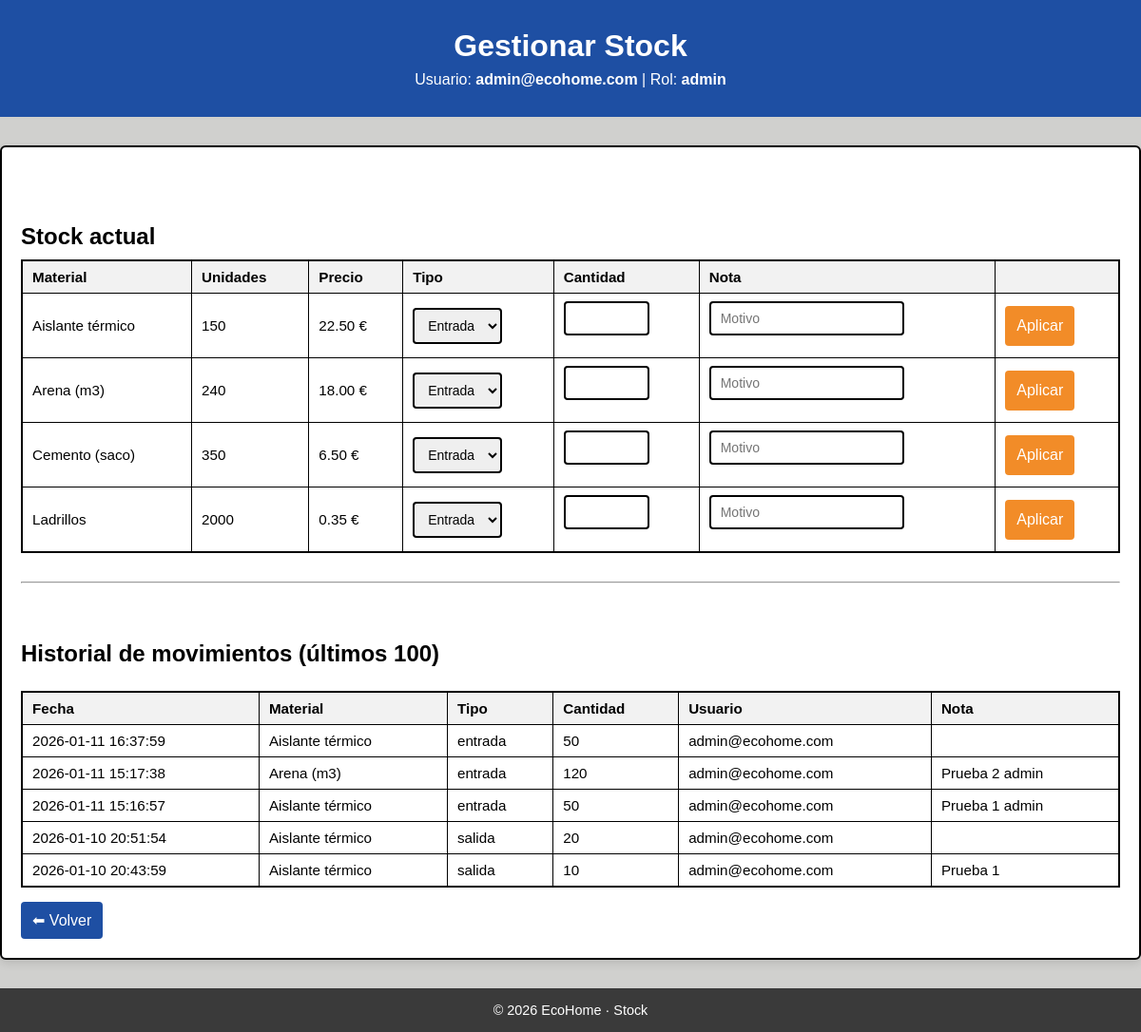
Page /stock.php (signed in) on the committed database.
### tables this page shows
CREATE TABLE materiales (
  id INTEGER PRIMARY KEY AUTOINCREMENT,
  nombre TEXT NOT NULL UNIQUE,
  unidades INTEGER NOT NULL DEFAULT 0 CHECK (unidades >= 0),
  precio_unitario REAL NOT NULL DEFAULT 0 CHECK (precio_unitario >= 0),
  activo INTEGER NOT NULL DEFAULT 1 CHECK (activo IN (0,1))
);

CREATE TABLE stock_movimientos (
    id INTEGER PRIMARY KEY AUTOINCREMENT,
    material_id INTEGER NOT NULL,
    trabajador_id INTEGER NOT NULL,
    tipo TEXT NOT NULL CHECK (tipo IN ('entrada','salida','ajuste')),
    cantidad INTEGER NOT NULL CHECK (cantidad > 0),
    nota TEXT,
    creado_en TEXT NOT NULL DEFAULT (datetime('now')),
    FOREIGN KEY(material_id) REFERENCES materiales(id),
    FOREIGN KEY(trabajador_id) REFERENCES trabajadores(id)
);

CREATE TABLE trabajadores (
    id              INTEGER PRIMARY KEY AUTOINCREMENT,
    nombre          TEXT NOT NULL,
    apellido1       TEXT NOT NULL,
    apellido2       TEXT,
    telefono        TEXT,
    correo          TEXT NOT NULL UNIQUE,
    password_hash   TEXT NOT NULL,
    rol             TEXT NOT NULL
                    CHECK (rol IN ('admin', 'RRHH', 'Directivos', 'Logistica', 'Gestion')),
    creado_en       TEXT NOT NULL DEFAULT (datetime('now')),
    activo          INTEGER NOT NULL DEFAULT 1
                    CHECK (activo IN (0, 1))
);

### stock.php (the view, shortened to what this page needs)
<?php
$user = $_SESSION['user'];
$rol  = $user['rol'] ?? '';
$puedeOperar = true;
$pdo = getPDO();
$materiales = $pdo->query("
    SELECT id, nombre, unidades, precio_unitario
    FROM materiales
    ORDER BY nombre
")->fetchAll();
$sqlHist = "
    SELECT sm.creado_en, sm.tipo, sm.cantidad, sm.nota,
           m.nombre AS material,
           t.correo AS usuario
    FROM stock_movimientos sm
    JOIN materiales m ON m.id = sm.material_id
    JOIN trabajadores t ON t.id = sm.trabajador_id
    ORDER BY sm.creado_en DESC
    LIMIT 100
";
$stHist = $pdo->prepare($sqlHist);
$stHist->execute();
$historial = $stHist->fetchAll();
?>
<!DOCTYPE html>
<html lang="es">
<head>
    <link rel="stylesheet" href="style.css">
</head>
<body>
<header class="header">
    <h1>Gestionar Stock</h1>
    <p>
        Usuario: <strong><?= htmlspecialchars($user['correo']) ?></strong> |
        Rol: <strong><?= htmlspecialchars($rol) ?></strong>
    </p>
</header>
<main class="main">
<section class="dashboard-box" style="max-width:1200px; text-align:left;">
<h2>Stock actual</h2>
<div style="overflow:auto;">
<table class="tabla">
<thead>
<tr>
    <th>Material</th>
    <th>Unidades</th>
    <th>Precio</th>
    <?php if ($puedeOperar): ?>
        <th>Tipo</th><th>Cantidad</th><th>Nota</th><th></th>
    <?php endif; ?>
</tr>
</thead>
<tbody>
<?php foreach ($materiales as $m): ?>
<tr>
<td><?= htmlspecialchars($m['nombre']) ?></td>
<td><?= (int)$m['unidades'] ?></td>
<td><?= number_format((float)$m['precio_unitario'],2) ?> €</td>
<?php if ($puedeOperar): ?>
<form method="POST">
<td>
    <select name="tipo">
        <option value="entrada">Entrada</option>
    </select>
</td>
<td><input type="number" name="cantidad" min="1" required style="width:90px;"></td>
<td><input type="text" name="nota" placeholder="Motivo"></td>
<td><button>Aplicar</button></td>
</form>
<?php endif; ?>
</tr>
<?php endforeach; ?>
</tbody>
</table>
</div>
<hr style="margin:30px 0;">
<h2>Historial de movimientos (últimos 100)</h2>
<div style="overflow:auto; margin-top:15px;">
<table class="tabla">
<thead>
<tr>
    <th>Fecha</th>
    <th>Material</th>
    <th>Tipo</th>
    <th>Cantidad</th>
    <th>Usuario</th>
    <th>Nota</th>
</tr>
</thead>
<tbody>
<?php foreach ($historial as $h): ?>
<tr>
<td><?= htmlspecialchars($h['creado_en']) ?></td>
<td><?= htmlspecialchars($h['material']) ?></td>
<td><?= htmlspecialchars($h['tipo']) ?></td>
<td><?= (int)$h['cantidad'] ?></td>
<td><?= htmlspecialchars($h['usuario']) ?></td>
<td><?= htmlspecialchars($h['nota']) ?></td>
</tr>
<?php endforeach; ?>
</tbody>
</table>
</div>
<a class="link-btn" href="dashboard.php" style="margin-top:15px;">⬅ Volver</a>
</section>
</main>
<footer class="footer">
<p>© 2026 EcoHome · Stock</p>
</footer>
</body>
</html>

### style.css (style rules this page uses)
* { margin: 0; padding: 0; box-sizing: border-box; font-family: Arial, Helvetica, sans-serif; }
:root { --azul: #1e4fa3; --naranja: #f28c28; --gris: #3a3a3a; --gris-claro: #f2f2f2; }
body { background-color: var(--gris-claro); min-height: 100vh; display: flex; flex-direction: column; }
.header { background-color: var(--azul); color: white; text-align: center; padding: 30px 20px; }
.header h1 { font-size: 2rem; }
.header p { margin-top: 8px; font-size: 1rem; }
.main { flex: 1; display: flex; justify-content: center; align-items: center; }
form { display: flex; flex-direction: column; }
input { margin-bottom: 15px; padding: 10px; border: 1px solid #ccc; border-radius: 4px; }
button { background-color: var(--naranja); color: white; padding: 12px; border: none; border-radius: 4px; font-size: 1rem; cursor: pointer; }
.footer { background-color: var(--gris); color: white; text-align: center; padding: 15px; font-size: 0.9rem; }
.link-btn { display: inline-block; margin-top: 12px; text-decoration: none; text-align: center; background-color: var(--azul); color: white; padding: 10px 12px; border-radius: 4px; }
.dashboard-box { background: white; padding: 30px; border-radius: 8px; width: 100%; max-width: 600px; text-align: center; box-shadow: 0 4px 10px rgba(0, 0, 0, 0.1); }
.tabla { width: 100%; border-collapse: collapse; margin-top: 10px; font-size: 0.95rem; }
.tabla th, .tabla td { border: 1px solid #ddd; padding: 10px; }
.tabla th { background: #f7f7f7; text-align: left; }
.tabla { width: 100%; border-collapse: collapse; border: 2px solid #000; background-color: #fff; }
.tabla th, .tabla td { border: 1px solid #000; padding: 8px 10px; text-align: left; vertical-align: middle; }
.tabla th { background-color: #f2f2f2; font-weight: 600; }
input, select, textarea { border: 2px solid #000; padding: 8px 10px; border-radius: 4px; font-size: 14px; outline: none; transition: border-color 0.2s ease, box-shadow 0.2s ease; }
button { cursor: pointer; }
input, select, textarea { border: 2px solid #000 !important; outline: none; }
h2 { margin-top: 60px; }
body { background-color: #d0d0ce; }
.dashboard-box { background-color: #ffffff; padding: 20px; border-radius: 6px; border: 2px solid #000; }
.main { margin-top: 30px; margin-bottom: 30px; }

### rows in the picture
materiales: nombre "Aislante térmico", unidades "150", precio_unitario "22.50"
materiales: nombre "Arena (m3)", unidades "240", precio_unitario "18.00"
materiales: nombre "Cemento (saco)", unidades "350", precio_unitario "6.50"
materiales: nombre "Ladrillos", unidades "2000", precio_unitario "0.35"
stock_movimientos: creado_en "2026-01-11 16:37:59", material.nombre "Aislante térmico", tipo "entrada", cantidad "50", trabajador.correo "admin@ecohome.com"
stock_movimientos: creado_en "2026-01-11 15:17:38", material.nombre "Arena (m3)", tipo "entrada", cantidad "120", trabajador.correo "admin@ecohome.com", nota "Prueba 2 admin"
stock_movimientos: creado_en "2026-01-11 15:16:57", material.nombre "Aislante térmico", tipo "entrada", cantidad "50", trabajador.correo "admin@ecohome.com", nota "Prueba 1 admin"
stock_movimientos: creado_en "2026-01-10 20:51:54", material.nombre "Aislante térmico", tipo "salida", cantidad "20", trabajador.correo "admin@ecohome.com"
stock_movimientos: creado_en "2026-01-10 20:43:59", material.nombre "Aislante térmico", tipo "salida", cantidad "10", trabajador.correo "admin@ecohome.com", nota "Prueba 1"

### other values in the picture
$user['correo'] "admin@ecohome.com"
$rol "admin"
